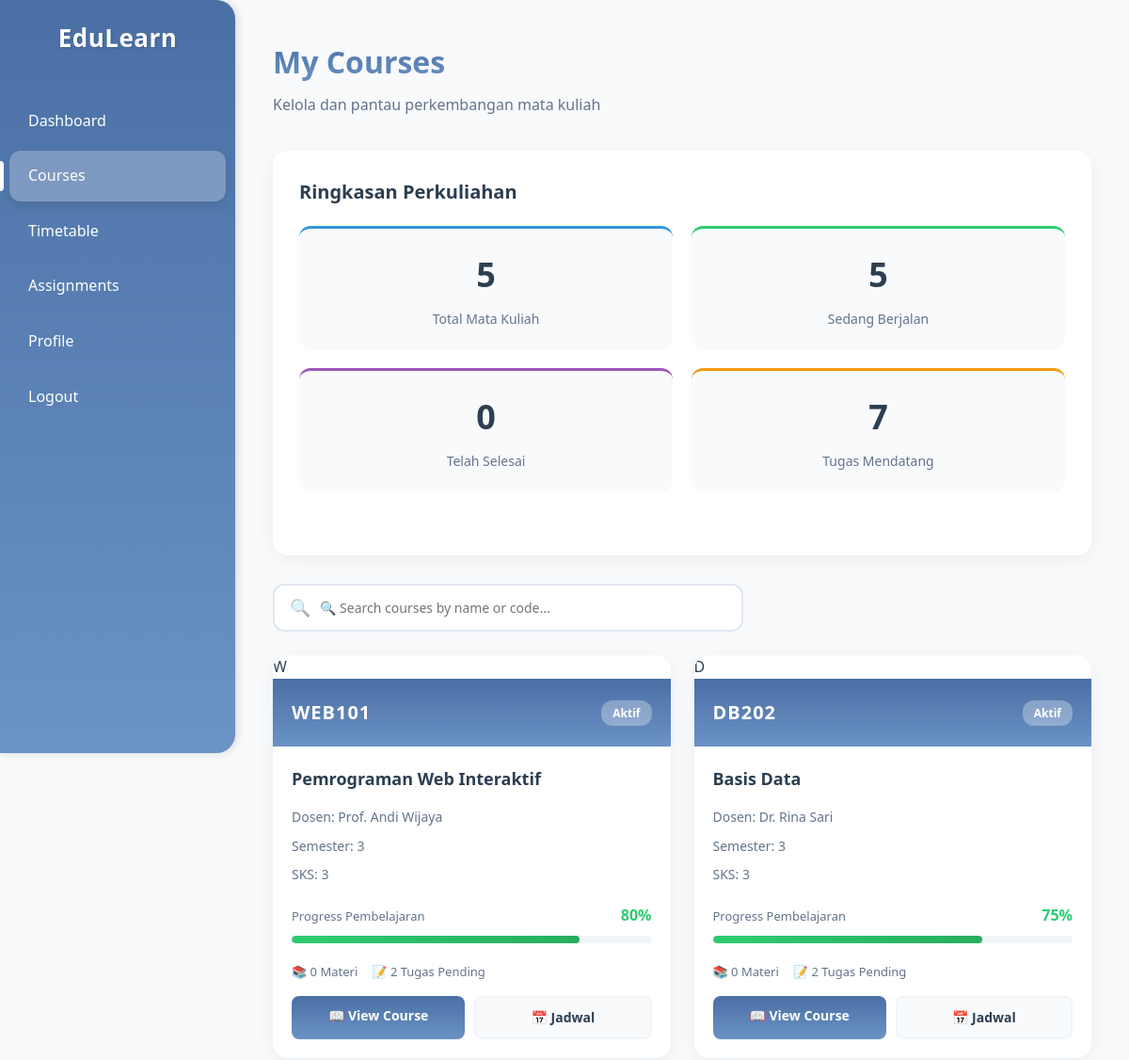
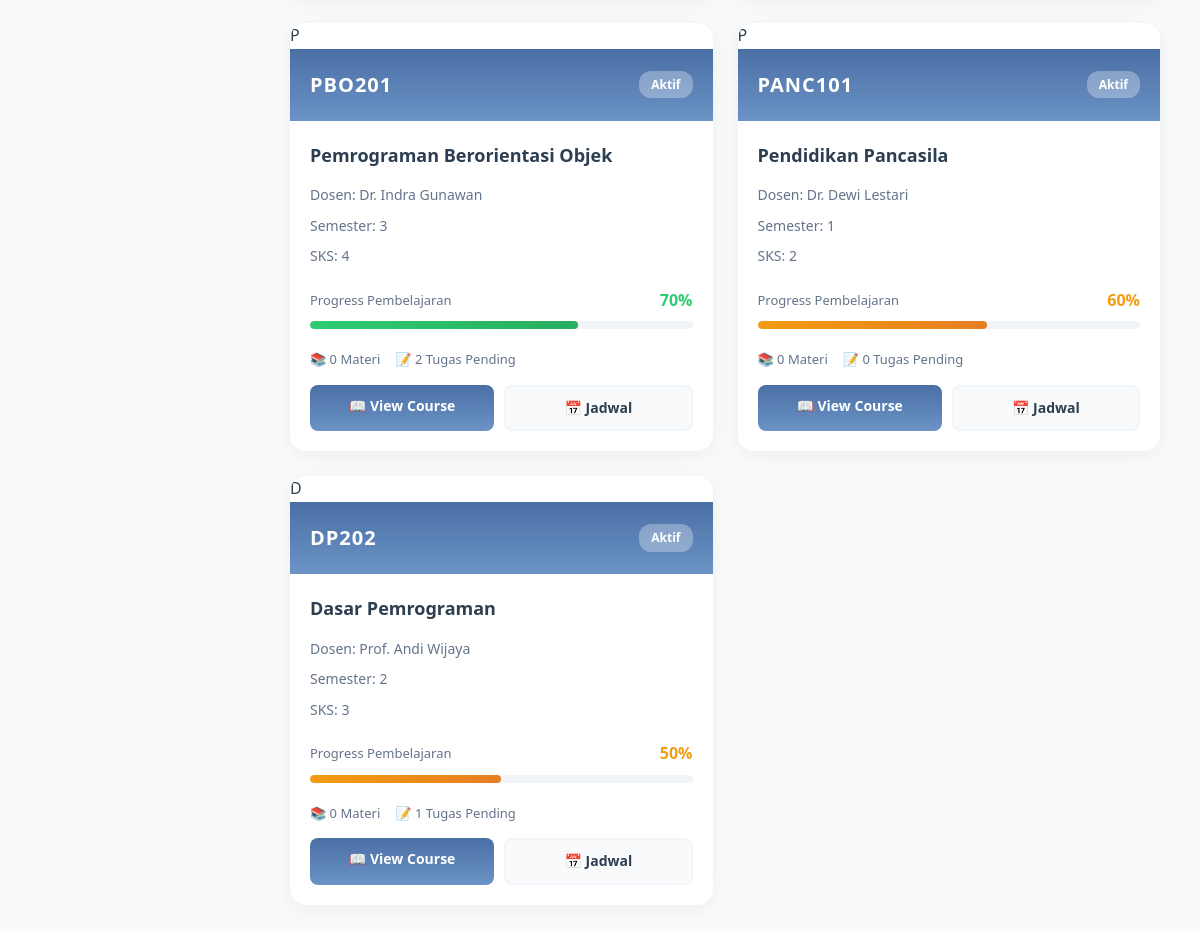
Before: /student/courses.php (signed in) with the older database file (2 pictures, top to bottom).
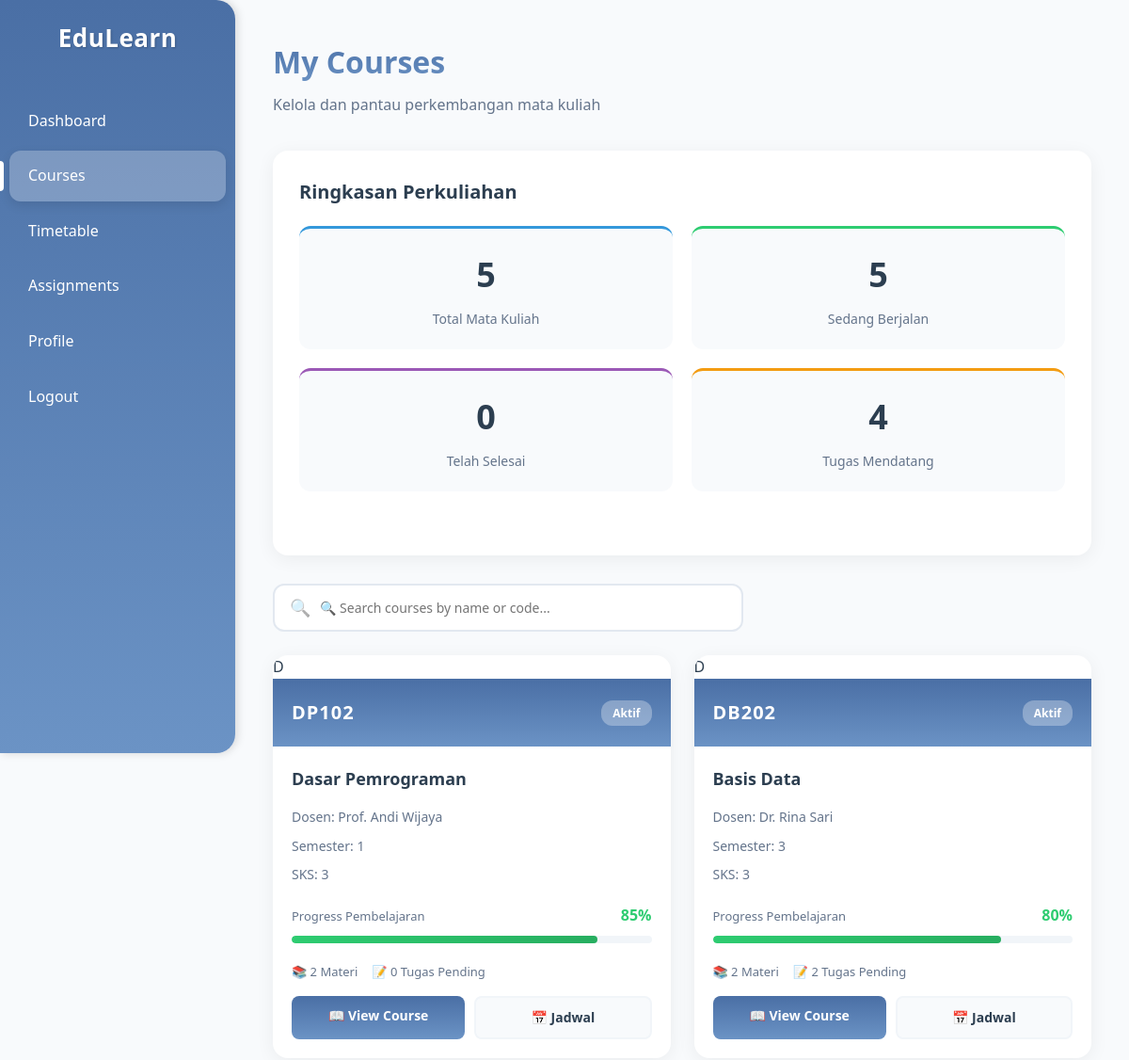
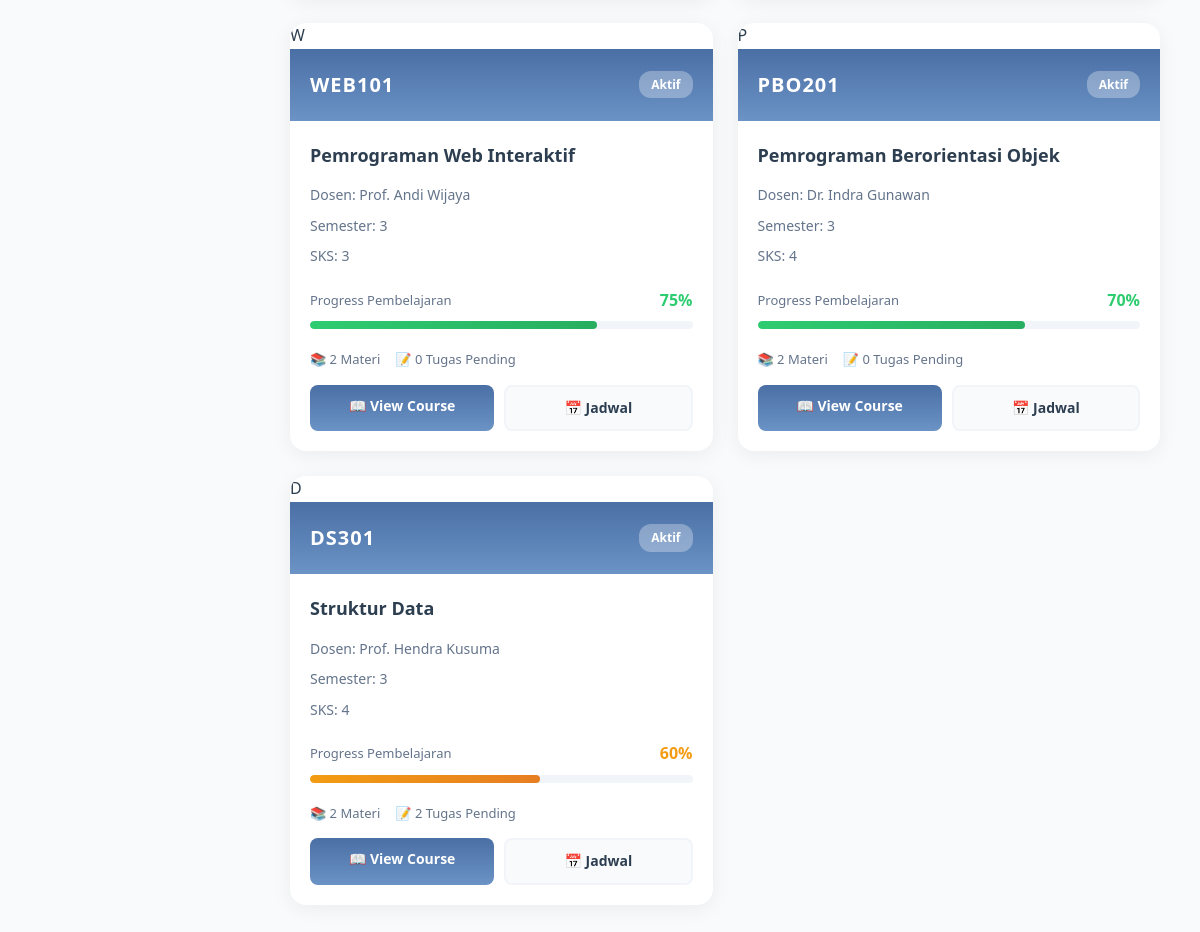
After: the same page with the newer database file (2 pictures, top to bottom).
### tables this page shows
CREATE TABLE mata_kuliah (
    mk_id INT AUTO_INCREMENT PRIMARY KEY,
    kode_mk VARCHAR(20) UNIQUE NOT NULL,
    nama_mk VARCHAR(100) NOT NULL,
    deskripsi TEXT,
    sks INT NOT NULL,
    semester INT NOT NULL,
    dosen_id INT,
    status ENUM('aktif', 'draft', 'arsip') DEFAULT 'aktif',
    created_at TIMESTAMP DEFAULT CURRENT_TIMESTAMP,
    updated_at TIMESTAMP DEFAULT CURRENT_TIMESTAMP ON UPDATE CURRENT_TIMESTAMP,
    FOREIGN KEY (dosen_id) REFERENCES dosen(dosen_id) ON DELETE SET NULL,
    INDEX idx_semester (semester),
    INDEX idx_status (status)
);

CREATE TABLE dosen (
    dosen_id INT AUTO_INCREMENT PRIMARY KEY,
    nama_dosen VARCHAR(100) NOT NULL,
    email VARCHAR(100) UNIQUE,
    no_telepon VARCHAR(20),
    bidang_keahlian VARCHAR(100),
    created_at TIMESTAMP DEFAULT CURRENT_TIMESTAMP,
    INDEX idx_nama (nama_dosen)
);

### includes/functions.php (called while the page is built, shortened)
<?php
function escape_html($string) {
    return htmlspecialchars($string, ENT_QUOTES, 'UTF-8');
}

### student/courses.php (the view, shortened to what the changed rows need)
<?php
require_once '../includes/functions.php';
$db = getDB();
$user_id = get_user_info('user_id');
$sql = "
    SELECT
        mk.*,
        d.nama_dosen,
        e.progress,
        e.enrolled_at,
        (SELECT COUNT(*) FROM tugas WHERE mk_id = mk.mk_id) as total_tugas,
        (SELECT COUNT(*) FROM tugas t
         LEFT JOIN submissions s ON t.tugas_id = s.tugas_id AND s.user_id = ?
         WHERE t.mk_id = mk.mk_id AND s.submission_id IS NULL AND t.deadline > NOW()) as pending_tugas,
        (SELECT COUNT(*) FROM materi WHERE mk_id = mk.mk_id) as total_materi
    FROM enrollments e
    INNER JOIN mata_kuliah mk ON e.mk_id = mk.mk_id
    LEFT JOIN dosen d ON mk.dosen_id = d.dosen_id
    WHERE e.user_id = ?
";
$params = [$user_id, $user_id];
$sql .= " ORDER BY e.progress DESC, mk.nama_mk";
$stmt = $db->prepare($sql);
$stmt->execute($params);
$courses = $stmt->fetchAll();
$total_pending = array_sum(array_column($courses, 'pending_tugas'));
?>
<!DOCTYPE html>
<html lang="id">
<head>
    <link rel="stylesheet" href="../assets/css/student-style.css">
</head>
<body>
<div class="container">
    <aside class="sidebar">
        <div class="sidebar-header">
            <h1>EduLearn</h1>
        </div>
    </aside>
    <main class="main-content">
        <div class="courses-header">
            <h1>My Courses</h1>
        </div>
        <div class="course-stats">
            <div class="stats-grid">
                <div class="stat-item upcoming">
                    <div class="stat-number"><?= $total_pending ?></div>
                    <div class="stat-label">Tugas Mendatang</div>
                </div>
            </div>
        </div>
        <div class="courses-grid">
            <?php if (empty($courses)): ?>
                <div class="empty-state">
                    <h3>Belum Ada Mata Kuliah</h3>
                    <p>Anda belum terdaftar di mata kuliah manapun</p>
                </div>
            <?php else: ?>
                <?php foreach ($courses as $course): ?>
                <div class="course-card">
                    <div class="course-thumbnail">
                        <div class="course-thumbnail-icon">
                            <?php
                            $firstLetter = substr($course['kode_mk'], 0, 1);
                            echo strtoupper($firstLetter);
                            ?>
                        </div>
                    </div>
                    <div class="course-header <?= strtolower($course['kode_mk']) ?>">
                        <div class="course-code"><?= escape_html($course['kode_mk']) ?></div>
                        <div class="course-status"><?= ucfirst($course['status']) ?></div>
                    </div>
                    <div class="course-content">
                        <h3 class="course-title"><?= escape_html($course['nama_mk']) ?></h3>
                        <div class="course-info">
                            <div class="course-info-item dosen">
                                Dosen: <?= escape_html($course['nama_dosen'] ?? 'Belum ditentukan') ?>
                            </div>
                            <div class="course-info-item semester">
                                Semester: <?= $course['semester'] ?>
                            </div>
                            <div class="course-info-item credits">
                                SKS: <?= $course['sks'] ?>
                            </div>
                        </div>
                        <div class="progress-section">
                            <div class="progress-header">
                                <span class="progress-label">Progress Pembelajaran</span>
                                <span class="progress-value <?= $course['progress'] >= 70 ? 'high' : ($course['progress'] >= 40 ? 'medium' : 'low') ?>">
                                    <?= round($course['progress']) ?>%
                                </span>
                            </div>
                            <div class="progress-bar">
                                <div class="progress-fill <?= $course['progress'] >= 70 ? 'high' : ($course['progress'] >= 40 ? 'medium' : 'low') ?>"
                                     style="width: <?= min($course['progress'], 100) ?>%"></div>
                            </div>
                        </div>
                        <div class="course-meta">
                            <span>📚 <?= $course['total_materi'] ?> Materi</span>
                            <span>📝 <?= $course['pending_tugas'] ?> Tugas Pending</span>
                        </div>
                        <div class="course-actions">
                            <a href="course_detail.php?id=<?= $course['mk_id'] ?>" class="action-btn primary">
                                📖 View Course
                            </a>
                            <a href="timetable.php" class="action-btn secondary">
                                📅 Jadwal
                            </a>
                        </div>
                    </div>
                </div>
                <?php endforeach; ?>
            <?php endif; ?>
        </div>
    </main>
</div>
</body>
</html>

Changed rows visible on the page:
no longer on this page (row unchanged): mata_kuliah: kode_mk "P", kode_mk "PANC101", status "Aktif", nama_mk "Pendidikan Pancasila", dosen.nama_dosen "Dr. Dewi Lestari", semester "1", sks "2", progress "60", min($course['progress'], 100) 60.00 (drawn), total_materi "0", pending_tugas "0"
changed mata_kuliah "Dasar Pemrograman": kode_mk "DP202" → "DP102"; semester "2" → "1"; progress "50" → "85"; min($course['progress'], 100) 50.00 → 85.00 (drawn); total_materi "0" → "2"; pending_tugas "1" → "0"; moves up the list
shown differently, row unchanged: mata_kuliah "DB202": progress "75" → "80"; min($course['progress'], 100) 75.00 → 80.00 (drawn); total_materi "0" → "2"; moves down the list
computed for mata_kuliah "WEB101": progress "80" → "75"; min($course['progress'], 100) 80.00 → 75.00 (drawn); total_materi "0" → "2"; pending_tugas "2" → "0"
computed for mata_kuliah "PBO201": total_materi "0" → "2"; pending_tugas "2" → "0"
added mata_kuliah: kode_mk "D", kode_mk "DS301", status "Aktif", nama_mk "Struktur Data", dosen.nama_dosen "Prof. Hendra Kusuma", semester "3", sks "4", progress "60", min($course['progress'], 100) 60.00 (drawn), total_materi "2", pending_tugas "2"
Other visible differences:
$total_pending: "7" → "4"
